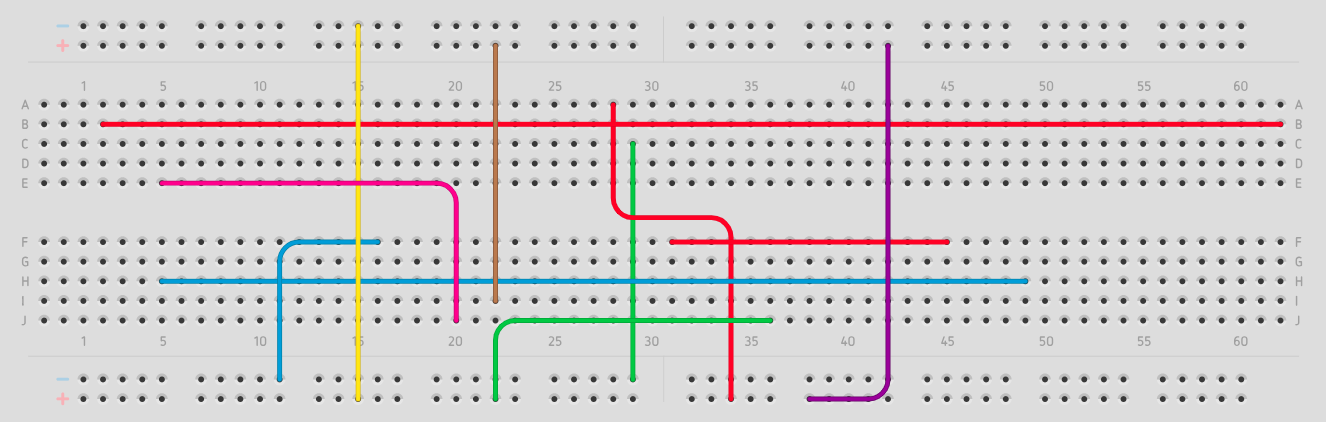
#> input picture backend/test/image4.png, 1326 x 422 px, found by its file name
$ python test.py
#> lines starting #> are read from the running program, lines starting #| are printed output that depends on the picture; after the words box and inside, x2 and y2 are one past the last pixel; in counts of white or black regions, pixels touching at a corner belong together
import cv2
import numpy as np
from typing import List, Tuple, Dict

HoleCoord = Tuple[int, int]
EdgeList = List[str]
NodeData = Tuple[HoleCoord, EdgeList]
WireConnection = Tuple[HoleCoord, HoleCoord]
WirePath = List[HoleCoord]

def generate_global_grid(holes: List[HoleCoord]) -> List[HoleCoord]:
    if not holes:
        return []

    def cluster_1d(coords, tol=10):
        coords = np.sort(coords)
        splits = np.where(np.diff(coords) >= tol)[0] + 1
        return [int(np.median(c)) for c in np.split(coords, splits)]

    unique_y = cluster_1d([p[1] for p in holes])
    unique_x = cluster_1d([p[0] for p in holes])

    # Fill missing X columns
    x_gaps = np.diff(unique_x)
    med_x_gap = np.median(x_gaps)

    cont_x = [unique_x[0]]
    for x, gap in zip(unique_x[1:], x_gaps):
        if gap > med_x_gap * 1.5:
            steps = int(round(gap / med_x_gap))
            cont_x.extend([int(cont_x[-1] + j * (gap / steps)) for j in range(1, steps)])
        cont_x.append(x)

    # Fill the plastic parts with symmetric rows
    y_gaps = np.diff(unique_y)
    med_y_gap = np.median(y_gaps)

    cont_y = [unique_y[0]]
    for y, gap in zip(unique_y[1:], y_gaps):
        if gap > med_y_gap * 1.5:
            steps = int(round(gap / med_y_gap))
            cont_y.extend([int(cont_y[-1] + j * (gap / steps)) for j in range(1, steps)])
        cont_y.append(y)

    print(f"Projecting global symmetric grid from detected layout: {len(cont_x)} columns by {len(cont_y)} rows.")
    return [(x, y) for y in cont_y for x in cont_x]

def detect_holes(image: np.ndarray) -> List[HoleCoord]:
    gray = cv2.cvtColor(image, cv2.COLOR_BGR2GRAY)
    _, thresh = cv2.threshold(gray, 60, 255, cv2.THRESH_BINARY_INV)

    contours, _ = cv2.findContours(thresh, cv2.RETR_EXTERNAL, cv2.CHAIN_APPROX_SIMPLE)

    hole_centers = []

    for c in contours:
        area = cv2.contourArea(c)
        if 5 < area < 100:
            x,y,w,h = cv2.boundingRect(c)
            if 0.5 < w/h < 2.0:
                M = cv2.moments(c)
                if M["m00"] != 0:
                    cX = int(M["m10"] / M["m00"])
                    cY = int(M["m01"] / M["m00"])
                    hole_centers.append((cX, cY))

    return generate_global_grid(hole_centers)

def draw_grid(vis_image: np.ndarray, holes: List[HoleCoord], cell_w: int, cell_h: int) -> None:
    height, width, _ = vis_image.shape
    for (hx, hy) in holes:
        x1 = max(0, hx - cell_w // 2)
        y1 = max(0, hy - cell_h // 2)
        x2 = min(width - 1, hx + cell_w // 2)
        y2 = min(height - 1, hy + cell_h // 2)
        cv2.rectangle(vis_image, (x1, y1), (x2, y2), (0, 255, 0), 1)

def extract_color_masks(image: np.ndarray) -> Dict[str, np.ndarray]:
    hsv = cv2.cvtColor(image, cv2.COLOR_BGR2HSV)
    height, width, _ = image.shape

    color_ranges = {
        'Red': [
            (np.array([0, 70, 70]), np.array([9, 255, 255])),
            (np.array([170, 70, 70]), np.array([180, 255, 255]))
        ],
        'Orange': [
            (np.array([10, 70, 100]), np.array([24, 255, 255]))
        ],
        'Yellow': [
            (np.array([25, 70, 70]), np.array([35, 255, 255]))
        ],
        'Green': [
            (np.array([36, 70, 70]), np.array([85, 255, 255]))
        ],
        'Blue': [
            (np.array([86, 70, 70]), np.array([125, 255, 255]))
        ],
        'Purple': [
            (np.array([126, 70, 70]), np.array([150, 255, 255]))
        ],
        'Pink': [
            (np.array([151, 70, 70]), np.array([169, 255, 255]))
        ],
        'Brown': [
            (np.array([10, 70, 30]), np.array([24, 255, 99])) # Same hue as orange, much lower brightness
        ],
        'Black': [
            (np.array([0, 0, 0]), np.array([180, 255, 40])) # Extremely low brightness across all hues
        ]
    }

    color_masks = {}
    kernel = np.ones((3, 3), np.uint8)
    for color_name, ranges in color_ranges.items():
        color_mask = np.zeros((height, width), dtype=np.uint8)
        for lower, upper in ranges:
            mask = cv2.inRange(hsv, lower, upper)
            color_mask = cv2.bitwise_or(color_mask, mask)
        color_mask = cv2.morphologyEx(color_mask, cv2.MORPH_OPEN, kernel)
        color_masks[color_name] = color_mask
    return color_masks

def analyze_nodes(mask: np.ndarray, holes: List[HoleCoord], cell_w: int, cell_h: int) -> Tuple[List[NodeData], List[NodeData]]:
    """Analyzes perimeter crossings of each grid cell to find Endpoints and Path Nodes."""
    height, width = mask.shape
    endpoints = []
    pass_throughs = []

    # Contour bounding box optimization
    contours, _ = cv2.findContours(mask, cv2.RETR_EXTERNAL, cv2.CHAIN_APPROX_SIMPLE)
    bounding_rects = [cv2.boundingRect(c) for c in contours if cv2.contourArea(c) > 10]

    for (hx, hy) in holes:
        inside_bbox = False
        for (rx, ry, rw, rh) in bounding_rects:
            if (rx - cell_w) <= hx <= (rx + rw + cell_w) and (ry - cell_h) <= hy <= (ry + rh + cell_h):
                inside_bbox = True
                break

        if not inside_bbox:
            continue

        x1 = max(0         , hx - cell_w // 2)
        y1 = max(0         , hy - cell_h // 2)
        x2 = min(width  - 1, hx + cell_w // 2)
        y2 = min(height - 1, hy + cell_h // 2)

        cell_roi = mask[y1:y2+1, x1:x2+1]
        area = np.count_nonzero(cell_roi)
        if area == 0:
            continue

        top    = mask[y1, x1:x2+1]
        bottom = mask[y2, x1:x2+1]
        left   = mask[y1:y2+1, x1]
        right  = mask[y1:y2+1, x2]

        # Helper to check if an edge has an active crossing
        def has_crossing(edge_array):
            binary = (edge_array > 127).astype(np.int8)
            # A crossing is when there is at least one transition from 0 to 1, or if the edge starts active
            closed = np.append(binary, 0) # Close it to force a drop off
            return np.sum(np.diff(closed) == 1) > 0 or binary[0] == 1

        active_edges = []
        if has_crossing(top)   : active_edges.append('top')
        if has_crossing(bottom): active_edges.append('bottom')
        if has_crossing(left)  : active_edges.append('left')
        if has_crossing(right) : active_edges.append('right')

        crossings = len(active_edges)

        if crossings == 1:
            if area > 50:
                M = cv2.moments(cell_roi)
                if M["m00"] != 0:
                    cX = int(M["m10"] / M["m00"])
                    cY = int(M["m01"] / M["m00"])
                    h_roi, w_roi = cell_roi.shape
                    dist_to_center = np.sqrt((cX - w_roi // 2)**2 + (cY - h_roi // 2)**2)

                    if dist_to_center < 8:
                        endpoints.append(((hx, hy), active_edges))
        elif crossings >= 2:
            if area > 5:
                pass_throughs.append(((hx, hy), active_edges))

    return endpoints, pass_throughs

def trace_wires(endpoints_data: List[NodeData], pass_throughs_data: List[NodeData]) -> Tuple[List[WireConnection], List[WirePath]]:
    """DFS search across nodes to connect Endpoints, enforcing momentum at intersections."""
    import math
    node_edges = {pos: edges for pos, edges in endpoints_data + pass_throughs_data}
    all_coords = set(node_edges.keys())

    # Exclude endpoints that start as intersections (4-way overlapping directly on a hole)
    # as they don't have a clear starting momentum.
    unvisited_endpoints = set(pos for pos, edges in endpoints_data if len(edges) <= 2)

    wire_connections = []
    node_traversals = []

    while unvisited_endpoints:
        start_node = unvisited_endpoints.pop()
        current_path = [start_node]
        visited = {start_node}

        curr = start_node
        found_end = None
        prev_dir = (0, 0)

        while True:
            neighbors = []
            active_edges = node_edges[curr]
            is_intersection = len(active_edges) > 2

            for node in all_coords:
                if node not in visited:
                    dist = math.hypot(node[0] - curr[0], node[1] - curr[1])
                    if dist < 65:
                        dx = node[0] - curr[0]
                        dy = node[1] - curr[1]

                        valid = True
                        if is_intersection and prev_dir != (0, 0):
                            # Enforce straight momentum
                            if abs(prev_dir[0]) > abs(prev_dir[1]): # Moving horizontally
                                expected_dx = 1 if prev_dir[0] > 0 else -1
                                if (dx > 0 and expected_dx < 0) or (dx < 0 and expected_dx > 0) or abs(dy) > abs(dx):
                                    valid = False
                            else: # Moving vertically
                                expected_dy = 1 if prev_dir[1] > 0 else -1
                                if (dy > 0 and expected_dy < 0) or (dy < 0 and expected_dy > 0) or abs(dx) > abs(dy):
                                    valid = False

                        if valid:
                            neighbors.append((dist, node, (dx, dy)))

            if not neighbors:
                break

            neighbors.sort(key=lambda x: x[0])
            next_node = neighbors[0][1]
            prev_dir = neighbors[0][2]

            visited.add(next_node)
            current_path.append(next_node)
            curr = next_node

            # Check against original endpoints_data to see if we reached a valid terminal
            if curr in [pos for pos, _ in endpoints_data] and curr != start_node:
                found_end = curr
                break

        if found_end:
            wire_connections.append((start_node, found_end))
            if found_end in unvisited_endpoints:
                unvisited_endpoints.remove(found_end)
        node_traversals.append(current_path)

    return wire_connections, node_traversals

def main(image_path: str):
#> called with image_path = 'test/image4.png'
    image = cv2.imread(image_path)
#> image is the input picture: shape (422, 1326, 3); mean B, G, R 208.7, 208, 211.3
    if image is None:
        print(f"Error: Could not read image at {image_path}")
        return

    print("Detecting holes dynamically...")
    holes = detect_holes(image)
#> in detect_holes, `gray = cv2.cvtColor(image, cv2.COLOR_BGR2GRAY)`:
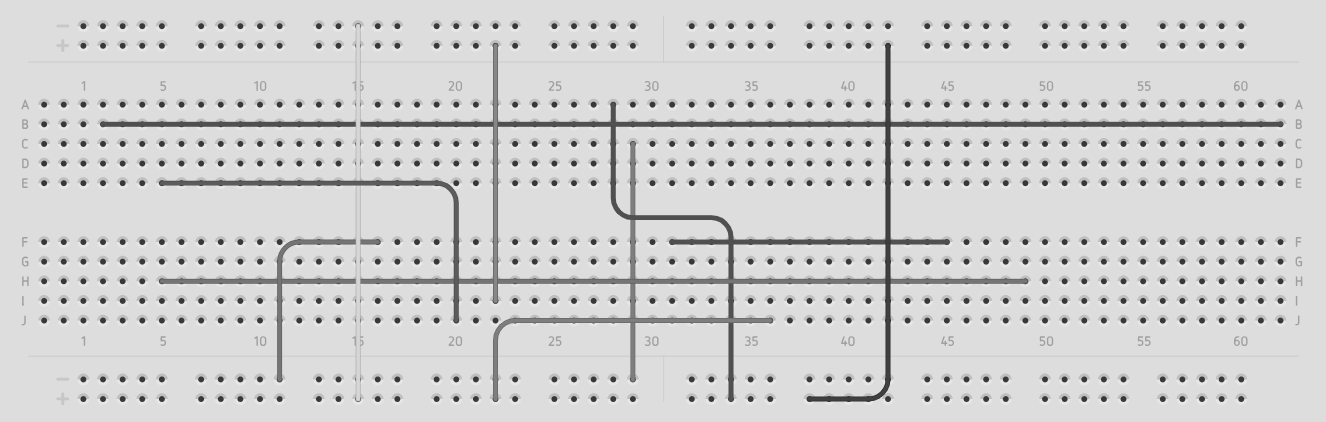
#> gray: shape (422, 1326); min 48, max 230, mean 209.1
#> in detect_holes, `_, thresh = cv2.threshold(gray, 60, 255, cv2.THRESH_BINARY_INV)`:
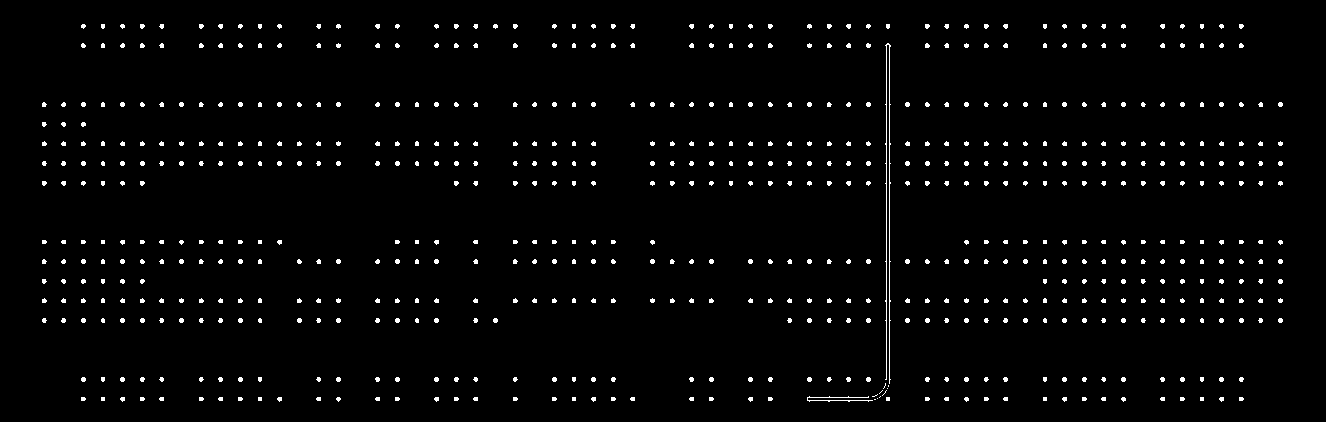
#> thresh: shape (422, 1326); 2.3% white; 640 white regions (432 under 20 px)
#> in detect_holes, `contours, _ = cv2.findContours(thresh, cv2.RETR_EXTERNAL, cv2.CHAIN_AP..`: contours = 640 contours, 639 with area under 20; largest, box (x1, y1, x2, y2) and area: (885, 43, 891, 384) 26
#> the loop in detect_holes, `for c in contours:` made 640 passes
#> (c, area, x, y, w, h, cX, cY) on passes 5, 12, 18, 26, 37: ([[1200, 397], [1200, 400], [1203, 400], [1203, 397]], 9, 1200, 397, 4, 4, 1201, 398), ([[1043, 397], [1043, 400], [1046, 400], [1046, 397]], 9, 1043, 397, 4, 4, 1044, 398), ([[886, 397], [886, 400], [889, 400], [889, 397]], 9, 886, 397, 4, 4, 887, 398), ([[572, 397], [572, 400], [575, 400], [575, 397]], 9, 572, 397, 4, 4, 573, 398), ([[258, 397], [258, 400], [261, 400], [261, 397]], 9, 258, 397, 4, 4, 259, 398)
#> after the loop in detect_holes, `for c in contours:`: hole_centers = 629 pairs, first value 43 to 1280, second value 25 to 398
#> in cluster_1d, `coords = np.sort(coords)`: coords = 629 values from 25 to 398
#> in cluster_1d, `splits = np.where(np.diff(coords) >= tol)[0] + 1`: splits = [49, 96, 156, 159, 218, 277, 322, 363, 420, 439, 496, 542, 586]
#> in generate_global_grid, `unique_y = cluster_1d([p[1] for p in holes])`: unique_y = [25, 45, 104, 123, 143, 163, 182, 241, 261, 280, 300, 320, 378, 398]
#> in generate_global_grid, `unique_x = cluster_1d([p[0] for p in holes])`: unique_x = 63 values from 43 to 1280
#> in generate_global_grid, `x_gaps = np.diff(unique_x)`: x_gaps = 62 values, max 39 at index 15, min 19 at index 1, mean 19.95
#> in generate_global_grid, `med_x_gap = np.median(x_gaps)`: med_x_gap = 20
#> in generate_global_grid, `cont_x = [unique_x[0]]`: cont_x = [43]
#> the loop in generate_global_grid, `for x, gap in zip(unique_x[1:], x_gaps):` made 62 passes
#> (x, gap, steps) on pass 16: (377, 39, 2)
#> after the loop in generate_global_grid, `for x, gap in zip(unique_x[1:], x_gaps):`: cont_x = 64 values from 43 to 1280
#> in generate_global_grid, `y_gaps = np.diff(unique_y)`: y_gaps = [20, 59, 19, 20, 20, 19, 59, 20, 19, 20, 20, 58, 20]
#> in generate_global_grid, `med_y_gap = np.median(y_gaps)`: med_y_gap = 20
#> in generate_global_grid, `cont_y = [unique_y[0]]`: cont_y = [25]
#> the loop in generate_global_grid, `for y, gap in zip(unique_y[1:], y_gaps):` made 13 passes
#> (y, gap) on passes 1 to 8: (45, 20), (104, 59), (123, 19), (143, 20), (163, 20), (182, 19), (241, 59), (261, 20)
#> after the loop in generate_global_grid, `for y, gap in zip(unique_y[1:], y_gaps):`: cont_y = [25, 45, 64, 84, 104, 123, 143, 163, 182, 201, 221, 241, 261, 280, 300, 320, 339, 358, 378, 398]
#| Projecting global symmetric grid from detected layout: 64 columns by 20 rows.
#> holes = 1280 pairs, first value 43 to 1280, second value 25 to 398
    print(f"Detected {len(holes)} holes.")
#| Detected 1280 holes.

    cell_w, cell_h = 20, 20
    vis_image = image.copy()

    print("Drawing grid overlay...")
    draw_grid(vis_image, holes, cell_w, cell_h)
#> the loop in draw_grid, `for (hx, hy) in holes:` made 1280 passes
#> hx on passes 10 to 12: 220, 239, 259
#> after the loop in draw_grid, `for (hx, hy) in holes:`:
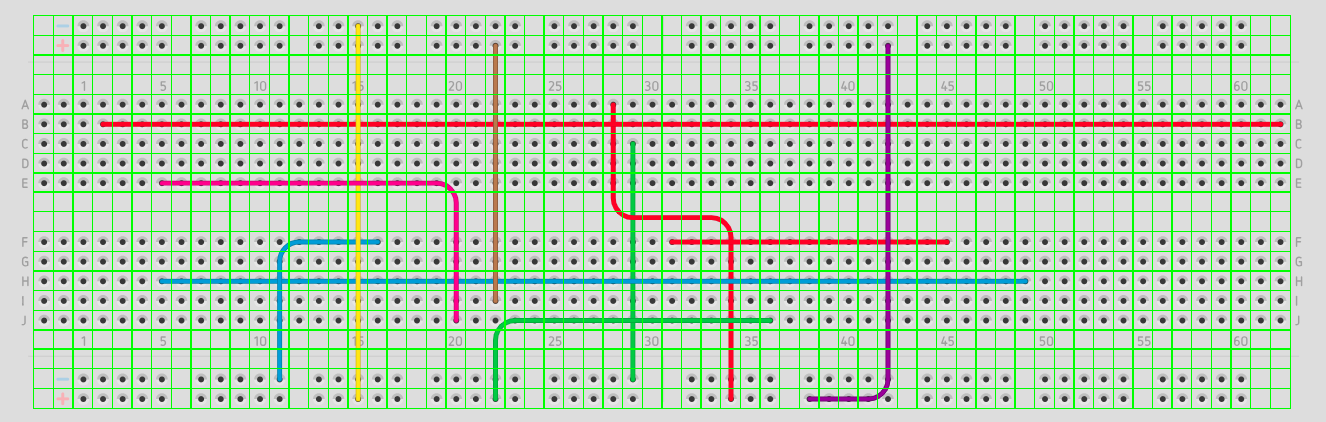
#> vis_image: shape (422, 1326, 3); 12.05% of pixels changed, all inside (x1, y1, x2, y2) = (33, 15, 1291, 409)

    print("Extracting color masks...")
    color_masks = extract_color_masks(image)
#> the loop in extract_color_masks, `for color_name, ranges in color_ranges.items():` made 9 passes
#> pass 1, in extract_color_masks, `color_mask = cv2.morphologyEx(color_mask, cv2.MORPH_OPEN, kernel)`:
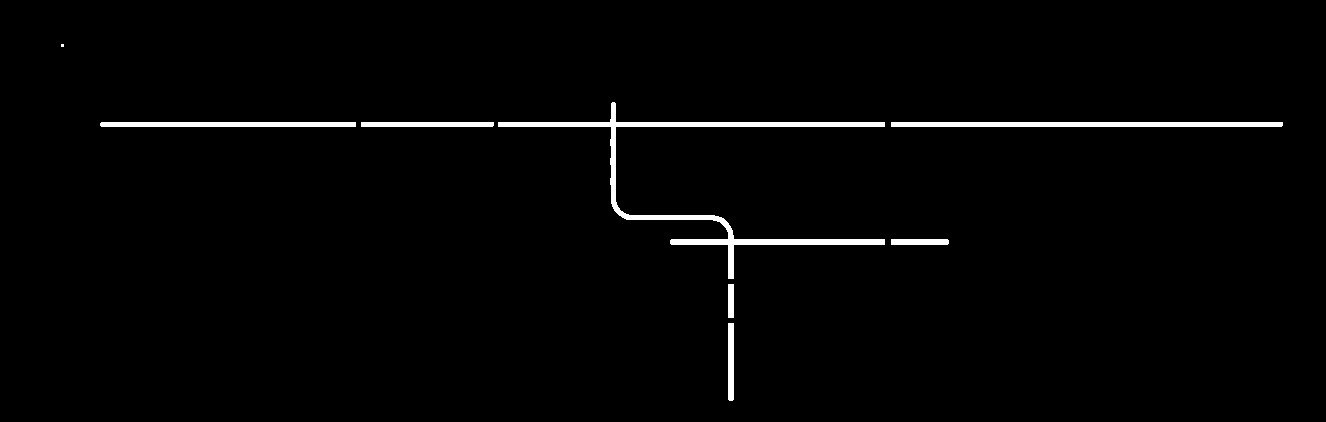
#> color_mask: shape (422, 1326); 1.7% white; 8 white regions (1 under 20 px), largest, box (x1, y1, x2, y2) and area: (498, 102, 885, 279) 4637, (891, 122, 1283, 127) 1959, (100, 122, 356, 127) 1278
#> pass 2, in extract_color_masks, `color_mask = cv2.morphologyEx(color_mask, cv2.MORPH_OPEN, kernel)`:
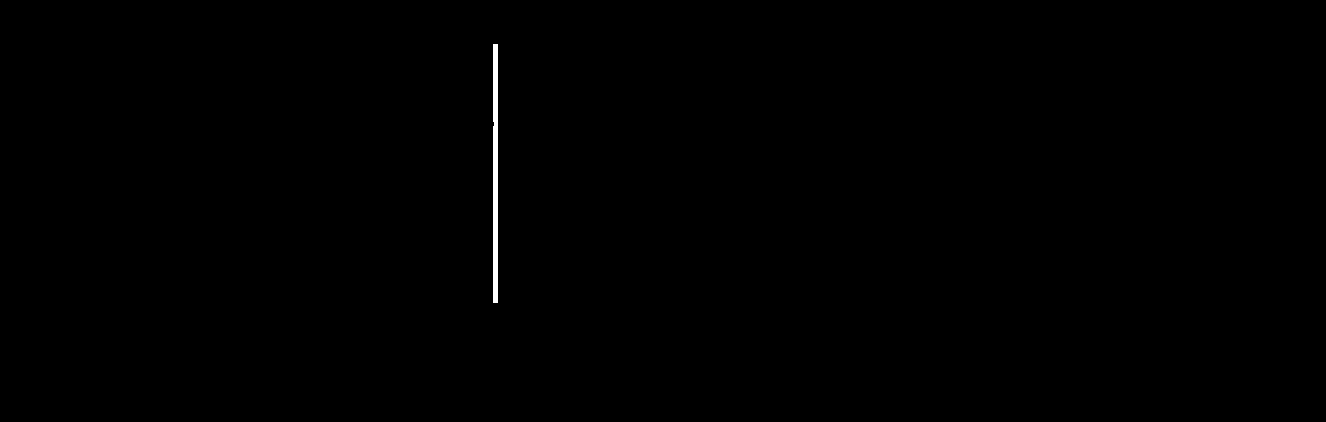
#> color_mask: shape (422, 1326); 0.23% white; 1 white region, box (x1, y1, x2, y2) and area: (493, 44, 498, 303) 1291
#> pass 3, in extract_color_masks, `color_mask = cv2.morphologyEx(color_mask, cv2.MORPH_OPEN, kernel)`:
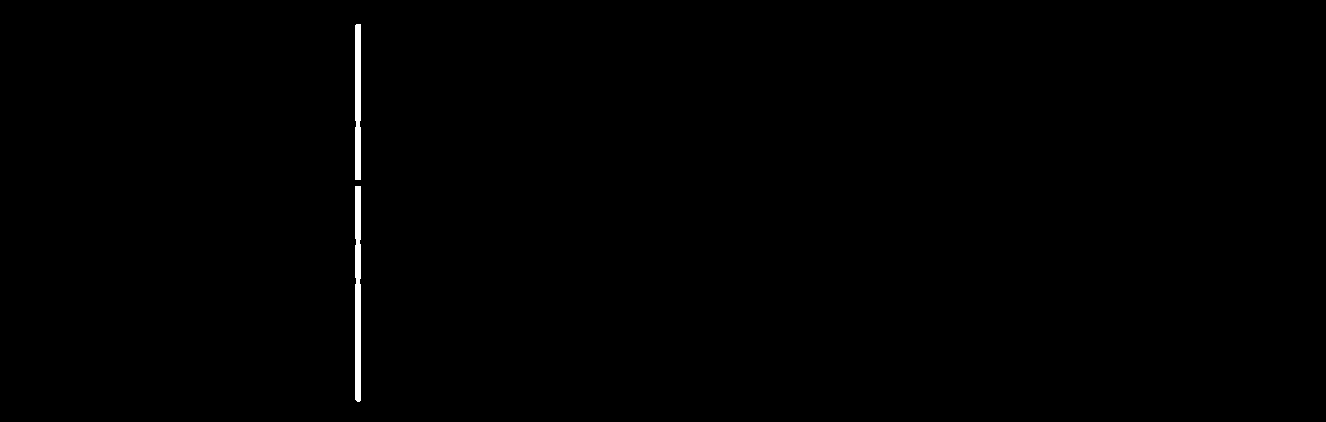
#> color_mask: shape (422, 1326); 0.39% white; 2 white regions, box (x1, y1, x2, y2) and area: (355, 186, 361, 402) 1271, (355, 24, 361, 180) 923

    for color_name, mask in color_masks.items():
        print(f"\n--- {color_name} Wires ---")
        endpoints, pass_throughs = analyze_nodes(mask, holes, cell_w, cell_h)
        print(f"Found {len(endpoints)} Endpoints and {len(pass_throughs)} Path Nodes.")

        for ep, edges in endpoints:
            cv2.circle(vis_image, ep, 6, (0, 0, 255), 2)
        for pt, edges in pass_throughs:
            cv2.circle(vis_image, pt, 2, (0, 255, 0), -1)

        connections, traversals = trace_wires(endpoints, pass_throughs)

        for path in traversals:
            for i in range(len(path)-1):
                cv2.line(vis_image, path[i], path[i+1], (0, 255, 255), 2)

        for start_node, end_node in connections:
            print(f"  -> Traced Wire: {start_node} <-> {end_node}")
#> this loop made 9 passes
#> (printed output is left out)
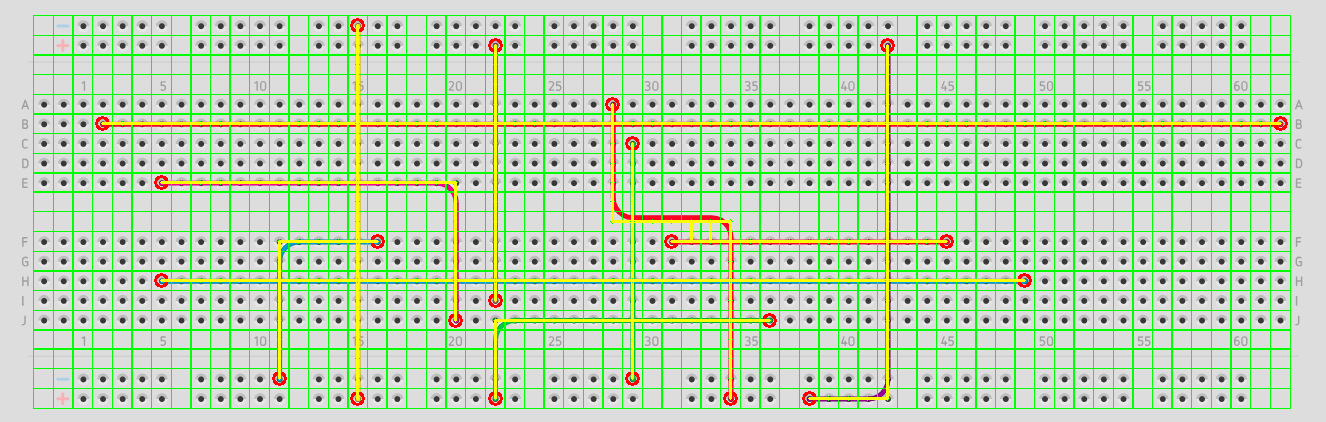
#> vis_image: shape (422, 1326, 3); 3.18% of pixels changed, all inside (x1, y1, x2, y2) = (95, 18, 1288, 406)

    output_path = "test/debug_detected_grid.jpg"
    cv2.imwrite(output_path, vis_image)
    print(f"\nSaved analysis visualization to {output_path}")

if __name__ == "__main__":
    main("test/image4.png")
